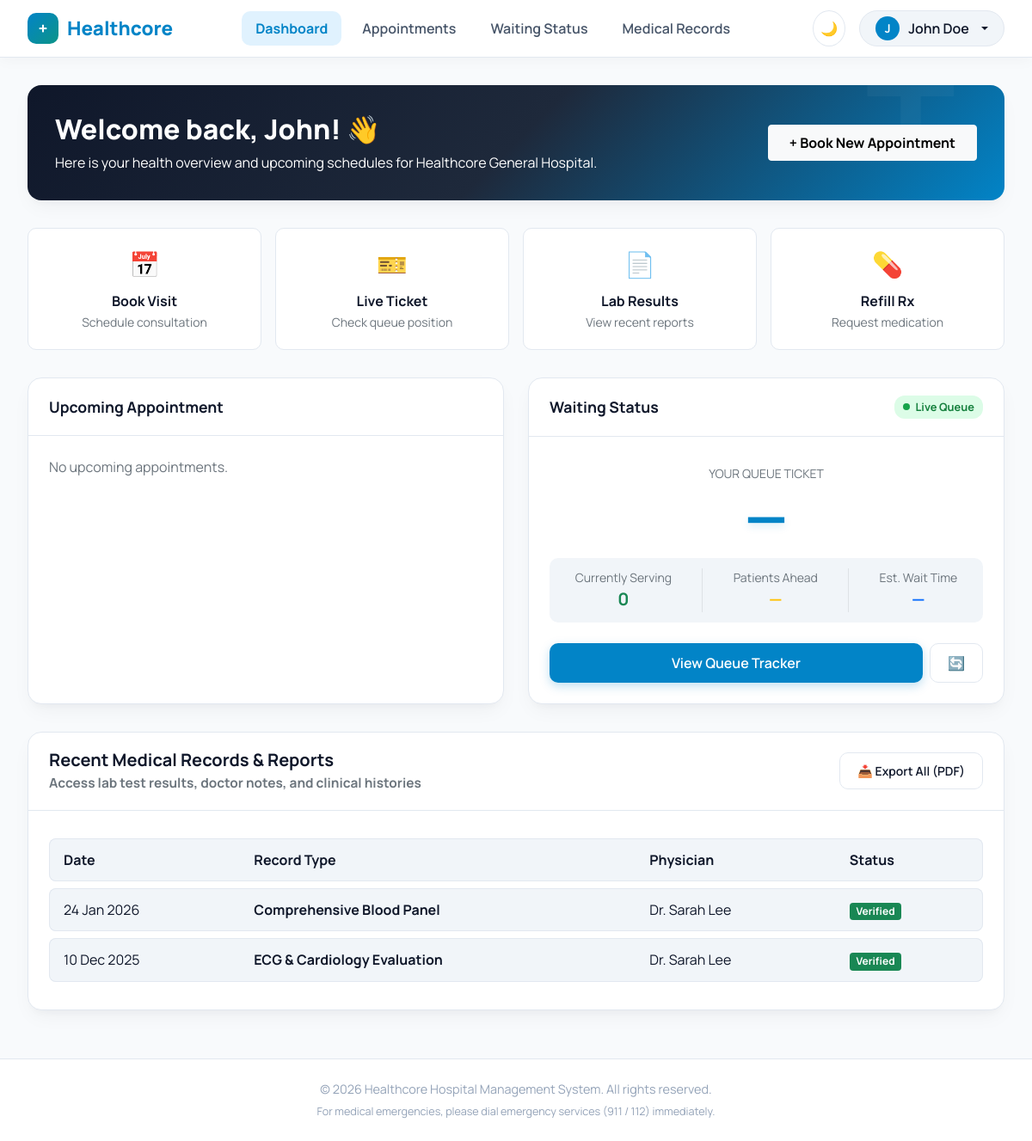
Screenshot of /index.php (signed in) with the database file from the repository.
### tables this page shows
CREATE TABLE `medical_records` (
  `id` int(11) NOT NULL,
  `patient_id` int(11) NOT NULL,
  `doctor_id` int(11) NOT NULL,
  `title` varchar(200) NOT NULL,
  `notes` text DEFAULT NULL,
  `record_date` date NOT NULL,
  `status` enum('Verified','Under Review') DEFAULT 'Under Review',
  `created_at` timestamp NOT NULL DEFAULT current_timestamp()
);

CREATE TABLE `users` (
  `id` int(11) NOT NULL,
  `role` enum('patient','doctor','admin') NOT NULL DEFAULT 'patient',
  `full_name` varchar(120) NOT NULL,
  `email` varchar(150) NOT NULL,
  `password` varchar(255) NOT NULL,
  `phone` varchar(30) DEFAULT NULL,
  `created_at` timestamp NOT NULL DEFAULT current_timestamp(),
  `sms_notif` tinyint(1) NOT NULL DEFAULT 1,
  `email_notif` tinyint(1) NOT NULL DEFAULT 1,
  `lab_notif` tinyint(1) NOT NULL DEFAULT 1,
  `two_factor` tinyint(1) NOT NULL DEFAULT 0
);

### index.php (the view, shortened to what this page needs)
<?php
require_once 'db.php';
$userId = $_SESSION['user_id'];
$stmt = $pdo->prepare('SELECT * FROM patients WHERE user_id = ?');
$stmt->execute([$userId]);
$patient = $stmt->fetch();
$patientId = $patient['id'];
$stmt = $pdo->prepare("SELECT a.*, u.full_name AS doctor_name, d.department AS doctor_department FROM appointments a
                        JOIN doctors d ON d.id = a.doctor_id
                        JOIN users u ON u.id = d.user_id
                        WHERE a.patient_id = ? AND a.status IN ('Confirmed','Pending','Arrived') AND a.appt_date >= CURDATE()
                        ORDER BY a.appt_date ASC, a.appt_time ASC LIMIT 1");
$stmt->execute([$patientId]);
$nextAppt = $stmt->fetch();
$myDeptForQueue = $nextAppt['doctor_department'] ?? null;
$queue = $myDeptForQueue ? get_or_create_queue($pdo, $myDeptForQueue) : null;
$currentlyServing = $queue['currently_serving'] ?? 0;
$myTicket = ($nextAppt && $nextAppt['appt_date'] === date('Y-m-d')) ? (int) $nextAppt['ticket_number'] : 0;
$ahead = 0;
$estWaitMins = (int) ceil($ahead * 1.5);
$stmt = $pdo->prepare("SELECT mr.*, u.full_name AS doctor_name FROM medical_records mr
                        JOIN doctors d ON d.id = mr.doctor_id
                        JOIN users u ON u.id = d.user_id
                        WHERE mr.patient_id = ? ORDER BY mr.record_date DESC");
$stmt->execute([$patientId]);
$records = $stmt->fetchAll();
$firstName = explode(' ', $_SESSION['full_name'])[0];
$initial = strtoupper(substr($_SESSION['full_name'], 0, 1));
?>
<!DOCTYPE html>
<html lang="en" data-theme="light">
<head>
    <link href="https://cdn.jsdelivr.net/npm/bootstrap@5.0.2/dist/css/bootstrap.min.css" rel="stylesheet">
    <link rel="stylesheet" href="style.css">
</head>
<body>
    <nav class="navbar navbar-expand-lg navbar-custom sticky-top">
        <div class="navbar-layout">
            <a class="navbar-brand-custom" href="index.php"><span class="logo-icon">+</span> Healthcore</a>
            <div class="collapse navbar-collapse justify-content-center" id="navbarMain">
                <ul class="navbar-nav gap-2">
                    <li class="nav-item"><a class="nav-link nav-link-custom active" href="index.php">Dashboard</a></li>
                    <li class="nav-item"><a class="nav-link nav-link-custom" href="index.php#appointments-section">Appointments</a></li>
                    <li class="nav-item"><a class="nav-link nav-link-custom" href="index.php#queue-section">Waiting Status</a></li>
                    <li class="nav-item"><a class="nav-link nav-link-custom" href="index.php#records-section">Medical Records</a></li>
                </ul>
            </div>
            <div class="d-flex align-items-center gap-3">
                <button class="btn btn-outline-custom p-2 rounded-circle" id="themeToggleBtn" title="Toggle Light/Dark Theme">🌙</button>
                <div class="dropdown">
                    <button class="profile-dropdown-btn dropdown-toggle" type="button" id="profileDropdown" data-bs-toggle="dropdown" aria-expanded="false">
                        <span class="user-avatar"><?= htmlspecialchars($initial) ?></span> <?= htmlspecialchars($_SESSION['full_name']) ?>
                    </button>
                </div>
            </div>
        </div>
    </nav>
    <main class="main-wrapper">
        <section class="welcome-header">
            <div class="row align-items-center">
                <div class="col-lg-8">
                    <h2 class="manrope-800 mb-2">Welcome back, <?= htmlspecialchars($firstName) ?>! 👋</h2>
                    <p class="mb-0 opacity-90">Here is your health overview and upcoming schedules for Healthcore General Hospital.</p>
                </div>
                <div class="col-lg-4 text-lg-end mt-3 mt-lg-0">
                    <button class="btn btn-light manrope-700 px-4 py-2" data-bs-toggle="modal" data-bs-target="#bookAppointmentModal">
                        + Book New Appointment
                    </button>
                </div>
            </div>
        </section>
        <div class="action-grid">
            <a href="#" class="action-tile" data-bs-toggle="modal" data-bs-target="#bookAppointmentModal">
                <span class="action-icon">📅</span>
                <strong class="d-block manrope-700">Book Visit</strong>
                <small class="text-muted">Schedule consultation</small>
            </a>
            <a href="#queue-section" class="action-tile">
                <span class="action-icon">🎫</span>
                <strong class="d-block manrope-700">Live Ticket</strong>
                <small class="text-muted">Check queue position</small>
            </a>
            <a href="#records-section" class="action-tile">
                <span class="action-icon">📄</span>
                <strong class="d-block manrope-700">Lab Results</strong>
                <small class="text-muted">View recent reports</small>
            </a>
            <a href="#" class="action-tile" id="refillRxBtn">
                <span class="action-icon">💊</span>
                <strong class="d-block manrope-700">Refill Rx</strong>
                <small class="text-muted">Request medication</small>
            </a>
        </div>
        <div class="card-grid">
            <div class="card-custom appointment-card" id="appointments-section">
                <div class="card-header-custom">
                    <span>Upcoming Appointment</span>
                </div>
                <div class="card-body-custom">
                    <?php if ($nextAppt): ?>
                        <div class="appointment-date-badge">
                            📅 <?= date('d F Y', strtotime($nextAppt['appt_date'])) ?> • <?= htmlspecialchars($nextAppt['appt_time']) ?>
                        </div>
                        <div class="doctor-info-box">
                            <div class="doctor-avatar"><?= strtoupper(substr($nextAppt['doctor_name'], 0, 2)) ?></div>
                            <div>
                                <h6 class="manrope-700 mb-0"><?= htmlspecialchars($nextAppt['doctor_name']) ?></h6>
                                <small class="text-muted"><?= htmlspecialchars($nextAppt['department']) ?></small>
                            </div>
                        </div>
                        <p class="text-secondary small mb-4">Please arrive 15 minutes before your scheduled appointment time for routine vitals check.</p>
                        <div class="mt-auto d-flex gap-2">
                            <button class="btn btn-primary-custom flex-grow-1" data-bs-toggle="modal" data-bs-target="#appointmentDetailModal">
                                View Appointment Details
                            </button>
                            <form method="POST" action="index.php" onsubmit="return confirm('Cancel this appointment?');">
                                <?= csrf_field() ?>
                                <input type="hidden" name="action" value="cancel_appointment">
                                <input type="hidden" name="appt_id" value="<?= (int) $nextAppt['id'] ?>">
                                <button type="submit" class="btn btn-outline-custom" title="Cancel">✖️</button>
                            </form>
                        </div>
                    <?php else: ?>
                        <p class="text-muted">No upcoming appointments. </p>
                    <?php endif; ?>
                </div>
            </div>
            <div class="card-custom queue-card" id="queue-section" data-my-ticket="<?= (int) $myTicket ?>" data-department="<?= htmlspecialchars($myDeptForQueue ?? '') ?>">
                <div class="card-header-custom">
                    <span>Waiting Status</span>
                    <span class="queue-badge-live"><span class="pulse-dot"></span> Live Queue</span>
                </div>
                <div class="card-body-custom">
                    <div class="queue-box">
                        <p class="text-muted mb-0 small">YOUR QUEUE TICKET</p>
                        <div class="queue-number-large" id="myQueueNumber"><?= $myTicket ?: '—' ?></div>
                    </div>
                    <div class="queue-details">
                        <div>
                            <small class="text-muted d-block">Currently Serving</small>
                            <strong class="manrope-700 fs-5 text-success" id="currentQueueNumber"><?= (int) $currentlyServing ?></strong>
                        </div>
                        <div>
                            <small class="text-muted d-block">Patients Ahead</small>
                            <strong class="manrope-700 fs-5 text-warning" id="patientsAheadCount"><?= $myTicket ? $ahead : '—' ?></strong>
                        </div>
                        <div>
                            <small class="text-muted d-block">Est. Wait Time</small>
                            <strong class="manrope-700 fs-5 text-primary" id="estimatedWaitTime"><?= $myTicket ? $estWaitMins . ' mins' : '—' ?></strong>
                        </div>
                    </div>
                    <div class="mt-auto d-flex gap-2">
                        <button class="btn btn-primary-custom flex-grow-1" data-bs-toggle="modal" data-bs-target="#queueDetailModal">
                            View Queue Tracker
                        </button>
                        <a href="index.php" class="btn btn-outline-custom" title="Refresh Live Ticket">🔄</a>
                    </div>
                </div>
            </div>
        </div>
        <section class="card-custom mb-4" id="records-section">
            <div class="card-header-custom">
                <div>
                    <h5 class="manrope-700 mb-0">Recent Medical Records & Reports</h5>
                    <small class="text-muted">Access lab test results, doctor notes, and clinical histories</small>
                </div>
                <button class="btn btn-outline-custom btn-sm" id="downloadAllRecordsBtn">📥 Export All (PDF)</button>
            </div>
            <div class="card-body-custom">
                <div class="records-table-container">
                    <table class="records-table">
                        <thead>
                            <tr><th>Date</th><th>Record Type</th><th>Physician</th><th>Status</th></tr>
                        </thead>
                        <tbody>
                            <?php foreach ($records as $r): ?>
                                <tr>
                                    <td><?= date('d M Y', strtotime($r['record_date'])) ?></td>
                                    <td><strong><?= htmlspecialchars($r['title']) ?></strong></td>
                                    <td><?= htmlspecialchars($r['doctor_name']) ?></td>
                                    <td>
                                        <?php if ($r['status'] === 'Verified'): ?>
                                            <span class="badge bg-success">Verified</span>
                                        <?php else: ?>
                                            <span class="badge bg-warning text-dark">Under Review</span>
                                        <?php endif; ?>
                                    </td>
                                </tr>
                            <?php endforeach; ?>
                        </tbody>
                    </table>
                </div>
            </div>
        </section>
    </main>
    <footer>
        <div class="container">
            <p class="mb-1">© 2026 Healthcore Hospital Management System. All rights reserved.</p>
            <small>For medical emergencies, please dial emergency services (911 / 112) immediately.</small>
        </div>
    </footer>
</body>
</html>

### rows the page displays
medical_records: record_date "24 Jan 2026", title "Comprehensive Blood Panel", users.full_name "Dr. Sarah Lee", status "Verified"
medical_records: record_date "10 Dec 2025", title "ECG & Cardiology Evaluation", users.full_name "Dr. Sarah Lee", status "Verified"

### other values shown
$initial "J"
$_SESSION['full_name'] "John Doe"
$firstName "John"
$currentlyServing "0"
